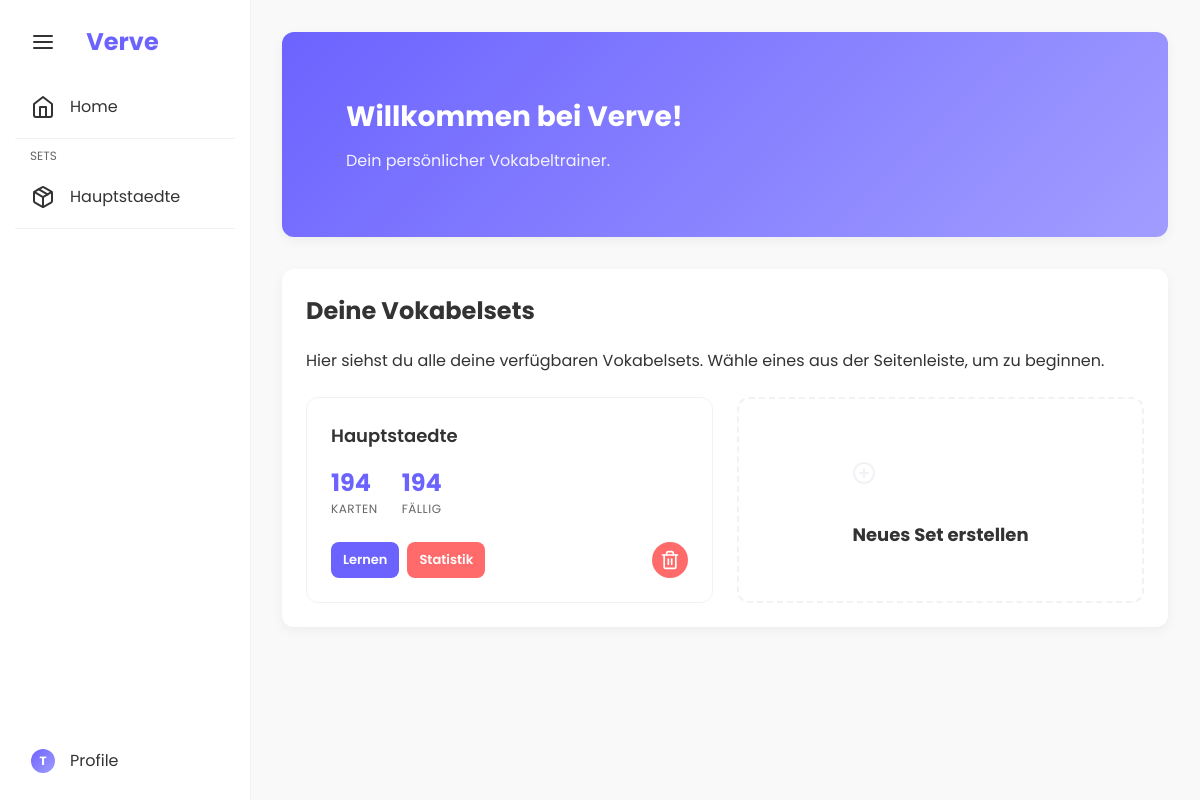
/ (signed in), run on the app's committed database.
### app/models/vocab_set.py (models this page shows, shortened)
class VocabSet(db.Model):
    __tablename__ = 'vocab_sets'
    id = db.Column(db.Integer, primary_key=True)
    name = db.Column(db.String(100), nullable=False)
    user_id = db.Column(db.Integer, db.ForeignKey('users.id'), nullable=True)  # None for shared sets
    is_shared = db.Column(db.Boolean, nullable=False, default=False)
    created_at = db.Column(db.DateTime, nullable=False, default=datetime.now)
    updated_at = db.Column(db.DateTime, nullable=False, default=datetime.now, onupdate=datetime.now)
    cards = db.relationship('Card', backref='vocab_set', lazy=True, cascade='all, delete-orphan')
    def get_due_cards(self) -> List['Card']:
        from app.models.card import Card
        return [card for card in self.cards if card.is_due()]
    def get_statistics(self) -> dict:
        level_counts = {}
        for card in self.cards:
            level = card.level
            level_counts[level] = level_counts.get(level, 0) + 1
        return {
            'total_cards': len(self.cards),
            'level_counts': level_counts,
            'due_cards': len(self.get_due_cards())
        }

### app/models/user.py (models this page shows, shortened)
class User(UserMixin, db.Model):
    __tablename__ = 'users'
    id = db.Column(db.Integer, primary_key=True)
    username = db.Column(db.String(50), unique=True, nullable=False, index=True)
    email = db.Column(db.String(120), unique=True, nullable=False, index=True)
    password_hash = db.Column(db.String(128), nullable=False)
    created_at = db.Column(db.DateTime, nullable=False, default=datetime.now)
    avatar_file = db.Column(db.String(120), nullable=True)
    vocab_sets = db.relationship('VocabSet', backref='user', lazy=True,
                                foreign_keys='VocabSet.user_id')

### app/routes/main.py (the view)
@main_bp.route("/")
def index():
    if not current_user.is_authenticated:
        return redirect(url_for('auth.login'))
    sets = VocabService.get_all_set_names(current_user.id)
    sidebar_collapsed = request.cookies.get('sidebar_collapsed', 'false') == 'true'
    return render_template(
        "index.html",
        sets=sets,
        sidebar_collapsed=sidebar_collapsed,
        current_user=current_user
    )

### app/__init__.py (called while the page is built)
def setup_login_manager(app: Flask) -> None:
    from flask_login import LoginManager
    from app.models import User
    login_manager = LoginManager()
    login_manager.init_app(app)
    login_manager.login_view = 'auth.login'
    login_manager.login_message = 'Bitte melden Sie sich an, um auf diese Seite zuzugreifen.'
    @login_manager.user_loader
    def load_user(user_id):
        return User.query.get(int(user_id))

### app/models/card.py (called while the page is built)
    def is_due(self) -> bool:
        return self.next_review <= datetime.now()

### app/services/vocab_service.py (called while the page is built)
    @staticmethod
    def get_all_set_names(user_id: int) -> List[Dict]:
        vocab_sets = VocabSet.query.filter(VocabSet.user_id == user_id).all()
        result = []
        for vs in vocab_sets:
            level_counts = vs.get_statistics()['level_counts']
            max_level = max(level_counts.items(), key=lambda x: x[1])[0] if level_counts else 1
            result.append({
                'id': vs.id,
                'name': vs.name,
                'is_shared': vs.is_shared,
                'card_count': len(vs.cards),
                'due_count': len(vs.get_due_cards()),
                'level_counts': level_counts,
                'max_level': max_level
            })
        return result

### templates/index.html (shortened to what this page needs)
{% extends "base.html" %}
{% block content %}
<div class="container">
    <div class="welcome-card">
        <h1>Willkommen bei Verve!</h1>
        <p>Dein persönlicher Vokabeltrainer.</p>
    </div>
    <div class="card">
        <h2>Deine Vokabelsets</h2>
        <p>Hier siehst du alle deine verfügbaren Vokabelsets. Wähle eines aus der Seitenleiste, um zu beginnen.</p>
        {% if not sets %}
        <div class="empty-state">
            <p>Du hast noch keine Vokabelsets.</p>
            <button class="btn btn-primary" onclick="openCreateSetModal()">
                <i data-feather="plus"></i>
                Neues Set erstellen
            </button>
        </div>
        {% else %}
        <div class="sets-grid">
            {% for set in sets %}
            <div class="set-card" onclick="window.location.href='{{ url_for('main.set_overview', set_id=set.id) }}'">
                <div class="set-card-header">
                    <h3>{{ set.name.replace('_', ' ') | title }}</h3>
                </div>
                <div class="set-card-stats">
                    <div class="stat">
                        <span class="stat-value">{{ set.card_count }}</span>
                        <span class="stat-label">Karten</span>
                    </div>
                    <div class="stat">
                        <span class="stat-value">{{ set.due_count }}</span>
                        <span class="stat-label">Fällig</span>
                    </div>
                </div>
                <div class="set-card-actions">
                    <a href="{{ url_for('main.learn_set', set_id=set.id) }}" class="btn btn-sm btn-primary">Lernen</a>
                    <a href="{{ url_for('main.stats', set_id=set.id) }}" class="btn btn-info btn-sm"
                        style="background-color: var(--level-{{ set.max_level }}); color: white;">Statistik</a>
                    <button class="btn btn-sm btn-danger btn-icon" style="margin-left: auto;"
                        onclick="event.stopPropagation(); deleteVocabSet({{ set.id }}, '{{ set.name }}')">
                        <i data-feather="trash-2"></i>
                    </button>
                </div>
            </div>
            {% endfor %}
            <div class="set-card create-new-card" onclick="openCreateSetModal()">
                <div class="create-new-content">
                    <div class="create-icon">
                        <i data-feather="plus-circle"></i>
                    </div>
                    <h3>Neues Set erstellen</h3>
                </div>
            </div>
        </div>
        {% endif %}
    </div>
</div>
{% endblock %}

### templates/base.html (shortened to what this page needs)
<!DOCTYPE html>
<html lang="de">
<head>
    <link rel="stylesheet" href="{{ url_for('static', filename='css/style.css') }}">
</head>
<body>
    <div class="sidebar {% if sidebar_collapsed %}collapsed{% endif %}">
        <div class="sidebar-header">
            <button class="sidebar-toggle"><i data-feather="menu"></i></button>
            <span class="sidebar-brand">Verve</span>
        </div>
        <ul class="sidebar-nav">
            <li><a href="{{ url_for('main.index') }}"><i data-feather="home"></i><span>Home</span></a></li>
            <li class="sidebar-separator"></li>
            <li class="sidebar-nav-header"><span>Sets</span></li>
            {% for set in sets %}
            <li>
                <a href="{{ url_for('main.set_overview', set_id=set.id) }}">
                    <i data-feather="package"></i>
                    <span>
                        {{ set.name.replace('_', ' ') | title }}
                    </span>
                </a>
            </li>
            {% endfor %}
            <li class="sidebar-separator"></li>
        </ul>
        {% if current_user.is_authenticated %}
        <div class="sidebar-profile-bottom">
            <a href="{{ url_for('auth.profile') }}" class="profile-link-bottom">
                <div class="sidebar-avatar">
                    {% if current_user.avatar_file %}
                    <img src="{{ url_for('static', filename=current_user.avatar_file) }}" alt="Avatar"
                        style="width: 100%; height: 100%; object-fit: cover; border-radius: 50%;">
                    {% else %}
                    {{ current_user.username[0].upper() }}
                    {% endif %}
                </div>
                <span>Profile</span>
            </a>
        </div>
        {% endif %}
    </div>
    <div class="main-content {% if sidebar_collapsed %}collapsed{% endif %}">
        {% block content %}{% endblock %}
    </div>
</body>
</html>

### data on the page
VocabSet: name.replace "Hauptstaedte", card_count "194", due_count "194"
User: username "T"
